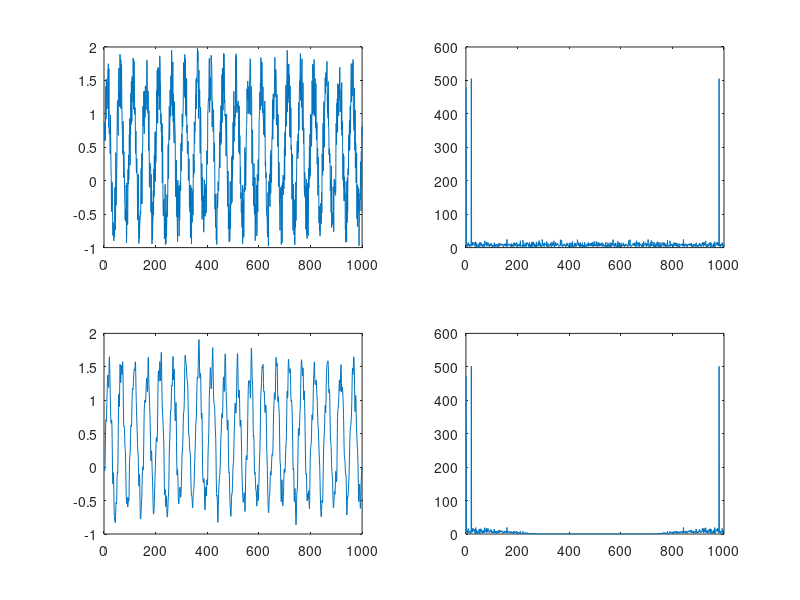

Reproduce this figure in MATLAB.
%clear;


i=1:1:1000;

x= sin( i /50  *2*pi ) + rand(1,length(i));%sin( i /3  *2*pi );

Num= [0.0004   -0.0328   -0.0384    0.0778    0.2880    0.3985    0.2880    0.0778 -0.0384   -0.0328    0.0004];

y = filter(Num,[1],x);


figure;
subplot(2,2,1); plot(x);subplot(2,2,2); plot(abs(fft(x)));
subplot(2,2,3); plot(y);subplot(2,2,4); plot(abs(fft(y)));
